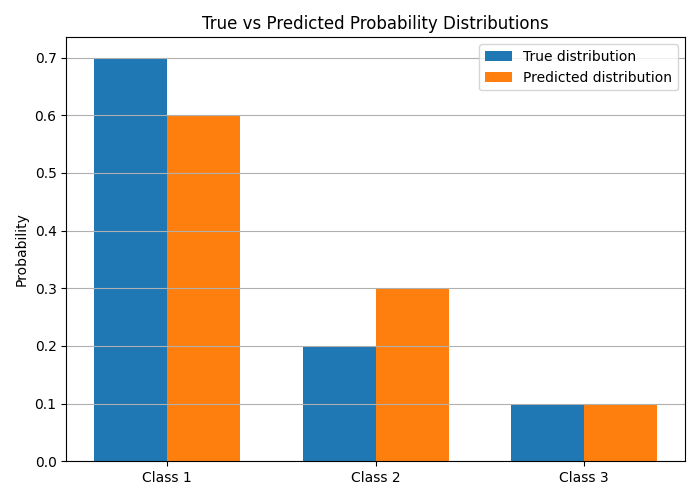

This figure's Python source:

import numpy as np
import matplotlib.pyplot as plt
from scipy.stats import entropy

# True and predicted probability distributions
p = np.array([0.7, 0.2, 0.1])  # True distribution
q = np.array([0.6, 0.3, 0.1])  # Predicted distribution

# Entropy: uncertainty in the true distribution
H_p = entropy(p, base=2)

# Cross-entropy: average coding cost using q for data from p
cross_entropy = -np.sum(p * np.log2(q))

# KL divergence: difference between cross-entropy and entropy
kl_divergence = entropy(p, q, base=2)

print("True distribution (p):", p)
print("Predicted distribution (q):", q)
print(f"Entropy H(p): {H_p:.4f} bits")
print(f"Cross-Entropy H(p, q): {cross_entropy:.4f} bits")
print(f"KL Divergence D_KL(p || q): {kl_divergence:.4f} bits")
print(f"Check: Cross-Entropy - Entropy = {cross_entropy - H_p:.4f} bits")

# Plot distributions
labels = ["Class 1", "Class 2", "Class 3"]
positions = np.arange(len(labels))
width = 0.35

plt.figure(figsize=(7, 5))
plt.bar(positions - width / 2, p, width, label="True distribution")
plt.bar(positions + width / 2, q, width, label="Predicted distribution")
plt.xticks(positions, labels)
plt.ylabel("Probability")
plt.title("True vs Predicted Probability Distributions")
plt.legend()
plt.grid(axis="y")
plt.tight_layout()
plt.show()
